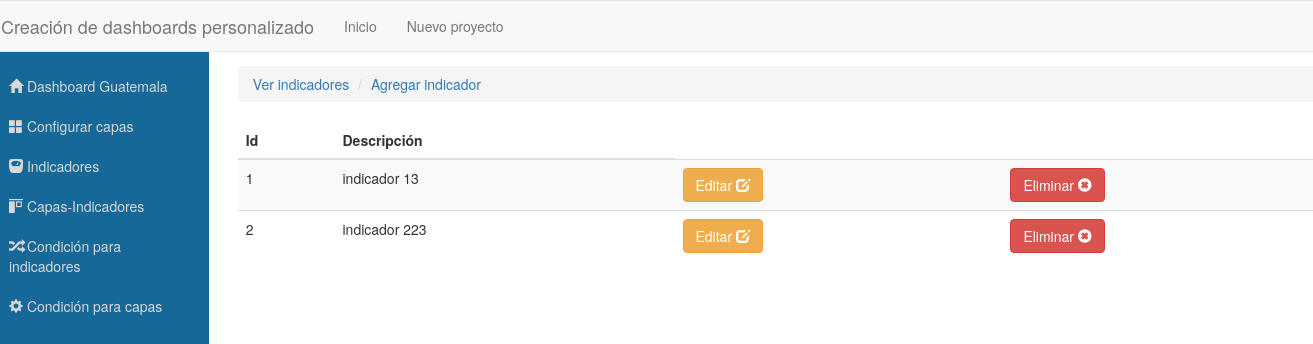
The page /project/29/indicador on the database as committed earlier.
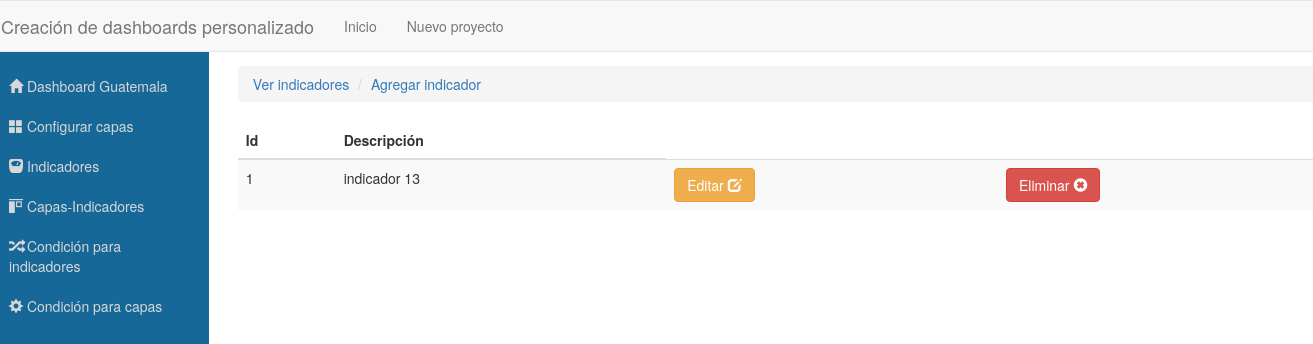
The same page on the database as committed later.
### dashboardConfigApp/models.py (models this page shows, shortened)
class Indicador(models.Model):
	descripcion = models.CharField(max_length=200)
	proyecto = models.ForeignKey(Proyecto, default=None)

### dashboardConfigApp/views.py (the view)
# urls.py: url(r'^project/(?P<pk>\d+)/indicador', IndicadorList.as_view(), name='indicadorList'),
class IndicadorList(ListView):
    model = Indicador
    template_name = "indicadores/list_indicadores.html"
    context_object_name = 'listIndicadores'
    def get_queryset(self):
        idProject = self.kwargs['pk']
        queryset = Indicador.objects.filter(proyecto__pk = idProject)
        return queryset
    def get_context_data(self, **kwargs):
        context = super(IndicadorList, self).get_context_data(**kwargs)
        idProject = self.kwargs['pk']
        image = Image.objects.get(proyecto__pk = idProject)
        project =image.proyecto
        context[ 'singleImage' ] = image
        context[ 'project' ] = project
        return context

### dashboardConfigApp/templates/indicadores/list_indicadores.html
{% extends "indicadores/baseIndicador.html" %}
{% block indicador_content %}
     <table class="table table-striped allProject_table">
            <thead>
                <th>Id</th>
                <th>Descripción</th>
            </thead>
            <tbody id="allProject_table_tbody">
                {% for indicador in listIndicadores %}
                    <tr>
                        <td>{{indicador.pk}}</td>
                        <td>{{indicador.descripcion}}</td>
                         <td>
                             <a href="{% url 'updateIndicador' project.pk indicador.pk %}" class="btn btn-warning" id="{{project.pk}}">Editar
                                <span class="glyphicon glyphicon-edit"></span>
                            </a>
                         </td>
                        <td>
                            <a href="{% url 'deleteIndicador' project.pk indicador.pk %}" class="btn btn-danger" id="{{project.pk}}">Eliminar
                                <span class="glyphicon glyphicon-remove-sign"></span>
                            </a>
                        </td>
                    </tr>
                {% endfor %}
            </tbody>
        </table>
{% endblock indicador_content %}

Rows that differ between the two databases and show on the page:
removed Indicador: pk "2", descripcion "indicador 223"
